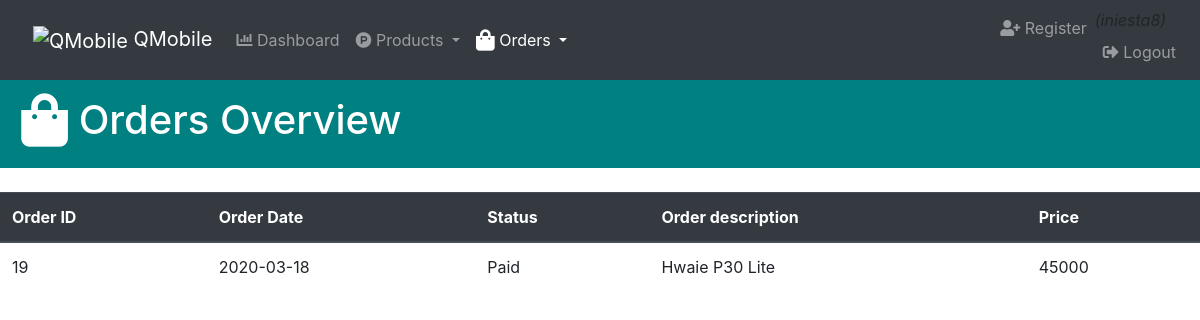
The page /admin/order.php (signed in) on the database its author committed.
### tables this page shows
CREATE TABLE `orders` (
  `orderId` int(11) NOT NULL,
  `orderdate` varchar(255) NOT NULL,
  `status` varchar(255) NOT NULL,
  `orderName` varchar(255) NOT NULL,
  `price` int(11) NOT NULL
);

### admin/dbconnection.php (the view, shortened to what this page needs)
<?php
    $db = mysqli_connect('localhost','root','','registeruser');
    function getOrderDetails(){
        global $db;
        $order = "SELECT * FROM orders";
        $order_result = mysqli_query($db,$order);
        while($row = mysqli_fetch_assoc($order_result)){
            orderdetails($row['orderId'],$row['orderdate'],$row['status'],$row['orderName'],$row['price']);
        }
    }
    function orderdetails($orderId,$orderdate,$status,$orderName,$price){
        echo "<tr>";
            echo "<td>$orderId</td>";
            echo "<td>$orderdate</td>";
            echo "<td>$status</td>";
            echo "<td>$orderName</td>";
            echo "<td>$price</td>";
        echo "</tr>";
    }
?>

### rows shown on the page
orders: orderId "19", orderdate "2020-03-18", status "Paid", orderName "Hwaie P30 Lite", price "45000"

### other values the page prints
$_SESSION['username'] "iniesta8"
